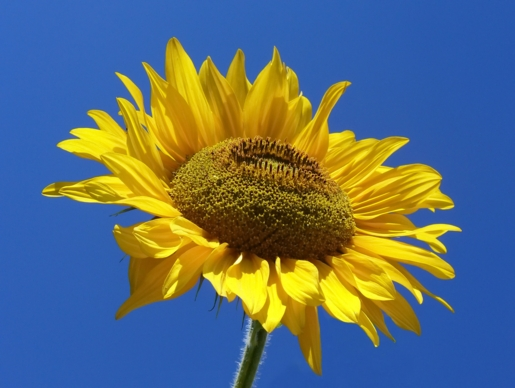
#> input picture Sunflower.jpg, 515 x 388 px
$ python 'pra 3.5.py'
#> lines starting #> are read from the running program, lines starting #| are printed output that depends on the picture
import cv2 as cv
img = cv.imread('Sunflower.jpg', 0)
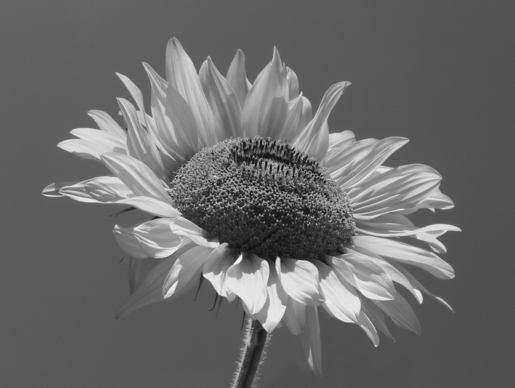
#> img: shape (388, 515); min 14, max 248, mean 105.7
cropped_img = img[100:300, 100:300]
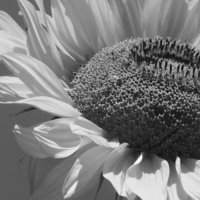
#> cropped_img: shape (200, 200); min 14, max 248, mean 122.7
cv.imshow('Ayush',cropped_img)
cv.imshow('img',img)
cv.imwrite('cropped_out.jpg', cropped_img)
cv.waitKey(0)
cv.destroyAllWindows()

$ run again, with Brightness & contrast.jpg copied over Sunflower.jpg
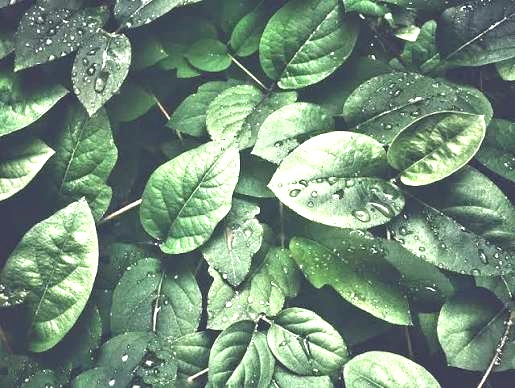
#> input picture Brightness & contrast.jpg, 515 x 388 px
#> `img = cv.imread('Sunflower.jpg', 0)`:
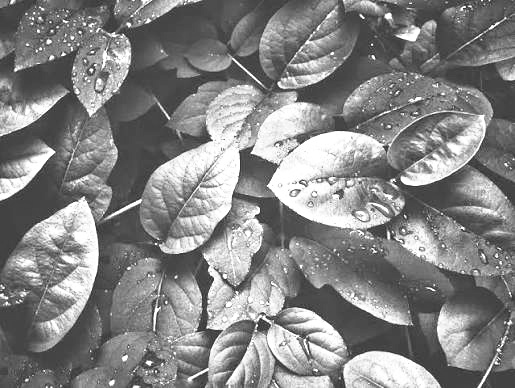
#> img: shape (388, 515); min 45, max 255, mean 132.7
#> `cropped_img = img[100:300, 100:300]`:
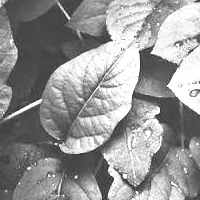
#> cropped_img: shape (200, 200); min 47, max 255, mean 148.5
